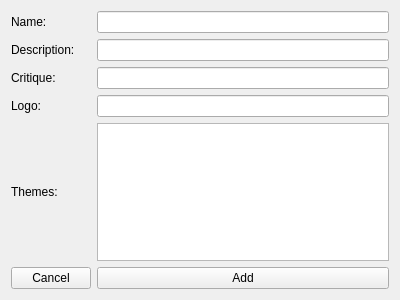
<?xml version="1.0" encoding="UTF-8"?>
<ui version="4.0">
 <class>Form</class>
 <widget class="QWidget" name="Form">
  <property name="geometry">
   <rect>
    <x>0</x>
    <y>0</y>
    <width>400</width>
    <height>300</height>
   </rect>
  </property>
  <property name="windowTitle">
   <string>Form</string>
  </property>
  <layout class="QGridLayout" name="gridLayout">
   <item row="0" column="0">
    <widget class="QLabel" name="nameLabel">
     <property name="text">
      <string>Name:</string>
     </property>
    </widget>
   </item>
   <item row="0" column="1">
    <widget class="QLineEdit" name="nameLineEdit"/>
   </item>
   <item row="1" column="0">
    <widget class="QLabel" name="descriptionLabel">
     <property name="text">
      <string>Description:</string>
     </property>
    </widget>
   </item>
   <item row="1" column="1">
    <widget class="QLineEdit" name="descriptionLineEdit"/>
   </item>
   <item row="5" column="0">
    <widget class="QPushButton" name="cancelPushButton">
     <property name="text">
      <string>Cancel</string>
     </property>
    </widget>
   </item>
   <item row="5" column="1">
    <widget class="QPushButton" name="addPushButton">
     <property name="layoutDirection">
      <enum>Qt::LeftToRight</enum>
     </property>
     <property name="text">
      <string>Add</string>
     </property>
    </widget>
   </item>
   <item row="2" column="0">
    <widget class="QLabel" name="critiqueLabel">
     <property name="text">
      <string>Critique:</string>
     </property>
    </widget>
   </item>
   <item row="2" column="1">
    <widget class="QLineEdit" name="critiqueLineEdit"/>
   </item>
   <item row="3" column="0">
    <widget class="QLabel" name="logoLabel">
     <property name="text">
      <string>Logo:</string>
     </property>
    </widget>
   </item>
   <item row="3" column="1">
    <widget class="QLineEdit" name="logoLineEdit"/>
   </item>
   <item row="4" column="0">
    <widget class="QLabel" name="themesLabel">
     <property name="text">
      <string>Themes:</string>
     </property>
    </widget>
   </item>
   <item row="4" column="1">
    <widget class="QListWidget" name="themesListWidget"/>
   </item>
  </layout>
 </widget>
 <resources/>
 <connections/>
</ui>
